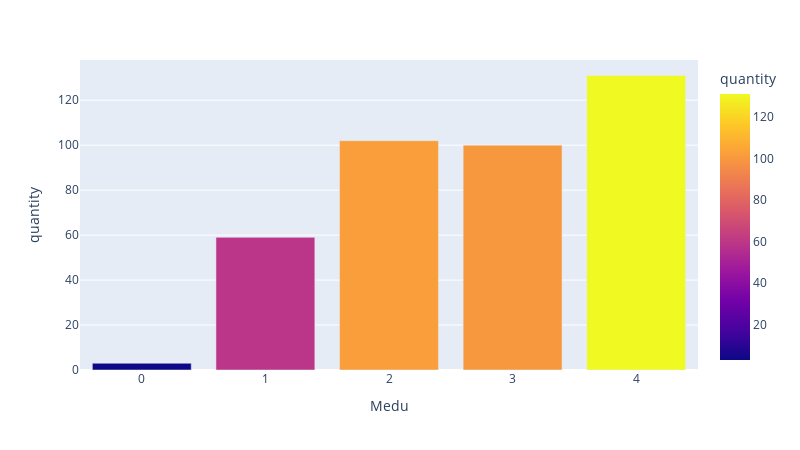

Notebook cell for this chart:
### Markdown cell above
Заполнить пропущенные значения можно с помощью метода fillna. Заполним, например, медианными значениями и и округлим до целого числа.

### Code cell
FillNan(data.Medu)
ColumnApdateInfo(data.Medu)

### Figure 1 — Plotly figure (JSON) as saved in the notebook; plotly's stock layout.template omitted (floating-point values rounded to 4 significant figures)
{"data": [{"alignmentgroup": "True", "hovertemplate": "Medu=%{x}<br>quantity=%{marker.color}<extra></extra>", "legendgroup": "", "marker": {"color": [131, 102, 100, 59, 3], "coloraxis": "coloraxis"}, "name": "", "offsetgroup": "", "orientation": "v", "showlegend": false, "textposition": "auto", "type": "bar", "x": [4, 2, 3, 1, 0], "xaxis": "x", "y": [131, 102, 100, 59, 3], "yaxis": "y"}], "layout": {"barmode": "relative", "coloraxis": {"colorbar": {"title": {"text": "quantity"}}, "colorscale": [[0, "#0d0887"], [0.1111, "#46039f"], [0.2222, "#7201a8"], [0.3333, "#9c179e"], [0.4444, "#bd3786"], [0.5556, "#d8576b"], [0.6667, "#ed7953"], [0.7778, "#fb9f3a"], [0.8889, "#fdca26"], [1, "#f0f921"]]}, "height": 450, "legend": {"tracegroupgap": 0}, "margin": {"t": 60}, "width": 800, "xaxis": {"anchor": "y", "domain": [0, 1], "title": {"text": "Medu"}}, "yaxis": {"anchor": "x", "domain": [0, 1], "title": {"text": "quantity"}}}}
